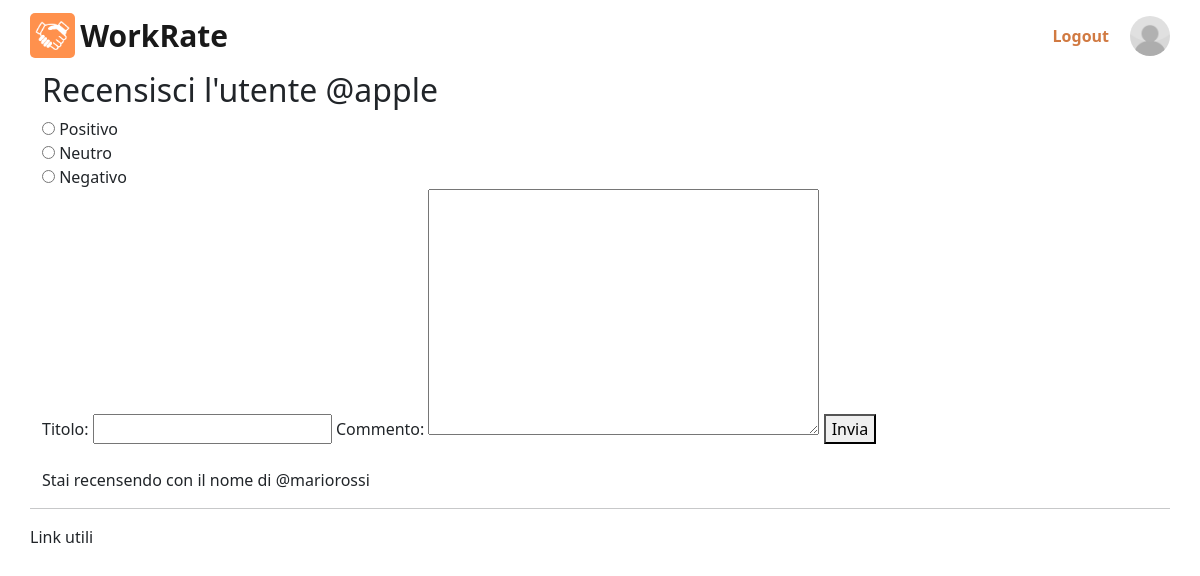
Page /utente/recensione/apple/ (signed in) on the committed database.
### utente/models.py (models this page shows)
class Utente(AbstractUser):
    nome = models.CharField('nome', max_length=100)
    citta = models.CharField('citta', max_length=100)
    is_azienda = models.BooleanField('is_azienda', default=False)
    tag = models.CharField('tag', max_length=100, default=None, blank=True, null=True)
    immagine_profilo = models.ImageField(upload_to=upload_to, blank=True, null=True, default='profile_photos/default.jpg')
    class Meta:
        verbose_name = 'Utente'
        verbose_name_plural = 'Utenti'

### utente/views.py (the view)
# urls.py: path('recensione/<str:username>/', RecensioneUtente, name='recensione'),
@login_required(login_url='login')
def RecensioneUtente(request, username):
    autoreRecensione = request.user
    if Utente.objects.filter(username=username).exists():
        utenteRecensito = Utente.objects.get(username=username)
    else:
        utenteRecensito = None
    if utenteRecensito is None:
        message = 'ERRORE - UTENTE NON TROVATO'
        return render(request, 'utente/recensioneUtente/recensione.html', {'message': message})
    elif autoreRecensione.is_azienda == utenteRecensito.is_azienda:
        message = 'ERRORE - NON PUOI RECENSIRE UN UTENTE SIMILE A TE'
        return render(request, 'utente/recensioneUtente/recensione.html', {'message': message})
    elif utenteRecensito == autoreRecensione:
        message = 'ERRORE - NON PUOI RECENSIRE TE STESSO'
        return render(request, 'utente/recensioneUtente/recensione.html', {'message': message})
    if request.method == 'POST':
        form = RecensioneForm(request.POST)
        if form.is_valid():
            recensione = form.save(commit = False)
            recensione.mittente = autoreRecensione
            recensione.destinatario = utenteRecensito
            if autoreRecensione.is_azienda:
                lavoro = Lavoro.objects.filter(annuncio__azienda=autoreRecensione, lavoratore=utenteRecensito, stato='Accettato').first()
            else:
                lavoro = Lavoro.objects.filter(annuncio__azienda=utenteRecensito, lavoratore=autoreRecensione, stato='Accettato').first()
            recensione.lavoro = lavoro
            recensione.save()
            return redirect('profilo')
        else:
            message = 'ERRORE - RECENSIONE NON VALIDA'
            return render(request, 'utente/recensioneUtente/recensione.html', {'message': message, 'form': form, 'utenteRecensito': utenteRecensito, 'autoreRecensione': autoreRecensione})
    else:
        form = RecensioneForm()
    return render(request, 'utente/recensioneUtente/recensione.html', {'form': form, 'message': None, 'utenteRecensito': utenteRecensito, 'autoreRecensione': autoreRecensione})

### utente/forms.py
class RecensioneForm(forms.ModelForm):
    valutazione = forms.ChoiceField(choices=[(1, 'Positivo'), (0, 'Neutro'), (-1, 'Negativo')], widget=forms.RadioSelect)
    class Meta:
        model = Recensione
        fields = ['valutazione', 'titolo', 'commento']
        widgets = {
            'titolo': forms.TextInput(attrs={'max_length': 200}),
            'commento': forms.Textarea(attrs={'max_length': 1000}),
        }

### utente/templates/utente/recensioneUtente/recensione.html (shortened to what this page needs)
{% extends "main_page.html" %}
{% block head %}
    {% load static %}
    <link rel="stylesheet" href="{% static 'css/recensione/style.css' %}">
{% endblock head %}
{% block content %}
    {% include "main_components/navbar.html" %}
    {% include "utente/recensioneUtente/recensioneUtente.html" %}
    {% include "main_components/footer.html" %}
{% endblock content %}

### templates/main_components/navbar.html
{% load static %}
<nav class="navbar">
    <a class="navbar-brand" href="{% url 'home' %}">
        <img src="{% static 'imgs/home/logo.png' %}" class="d-inline-block align-top logo-navbar" alt="">
        <span class="workrate">WorkRate</span>
    </a>
    <div class="my-2 my-lg-0 d-flex">
        {% if user.is_authenticated %}
        <div class="logout-form">
            <a href="{% url 'logout' %}"><button class="logout-btn" type="submit">Logout</button></a>
        </div>
        <a href="{% url 'profilo' %}">
            {% if user.immagine_profilo %}
                <img src="{{ user.immagine_profilo.url }}" alt="Foto Profilo" style="width: 40px; height: 40px;" class='rounded-circle'>
            {% else %}
                <img src="https://placehold.co/100x100" alt="Logo Aziendale" style="width: 40px; height: 40px;" class='rounded-circle'>
            {% endif %}
        </a>
        {% else %}
        <a href="{% url 'login' %}"><button class="btn btn-primary my-2 my-sm-0 workrate-orange" type="submit">Login</button></a>
        <a href="{% url 'registrazione' %}"><button class="btn btn-primary my-2 my-sm-0 workrate-orange" type="submit">Sign in</button></a>
        {% endif %}
    </div>
  </nav>

### utente/templates/utente/recensioneUtente/recensioneUtente.html (shortened to what this page needs)
<div class='container'>
    {% if message %}
        <div class="alert alert-danger">
            {{ message }}
        </div>
    {% else %}
    <h2>Recensisci l'utente @{{ utenteRecensito }}</h2>
    <form method="post">
        {{ form.valutazione }}
        {{ form.titolo.label_tag }} {{ form.titolo }}
        {{ form.commento.label_tag }} {{ form.commento }}
        <button type="submit">Invia</button>
    </form>
    <br>
    <p>Stai recensendo con il nome di @{{ autoreRecensione }}</p>
    {% endif %}
</div>

### static/css/recensione/style.css (style rules this page uses)
body { color: #212529; margin: auto; }
.logo-navbar { width: 45px; height: 45px; border-radius: 5px; }
.workrate { font-weight: bold; font-size: 30px; }
.logout-btn { background-color: inherit; border: 0px; margin-right: 15px; color: #D17A42; font-weight: bold; }
.logout-form { display: flex; justify-content: center; align-items: center; }

### rows in the picture
Utente: immagine_profilo (placeholder picture), username "mariorossi"
Utente: username "apple"
